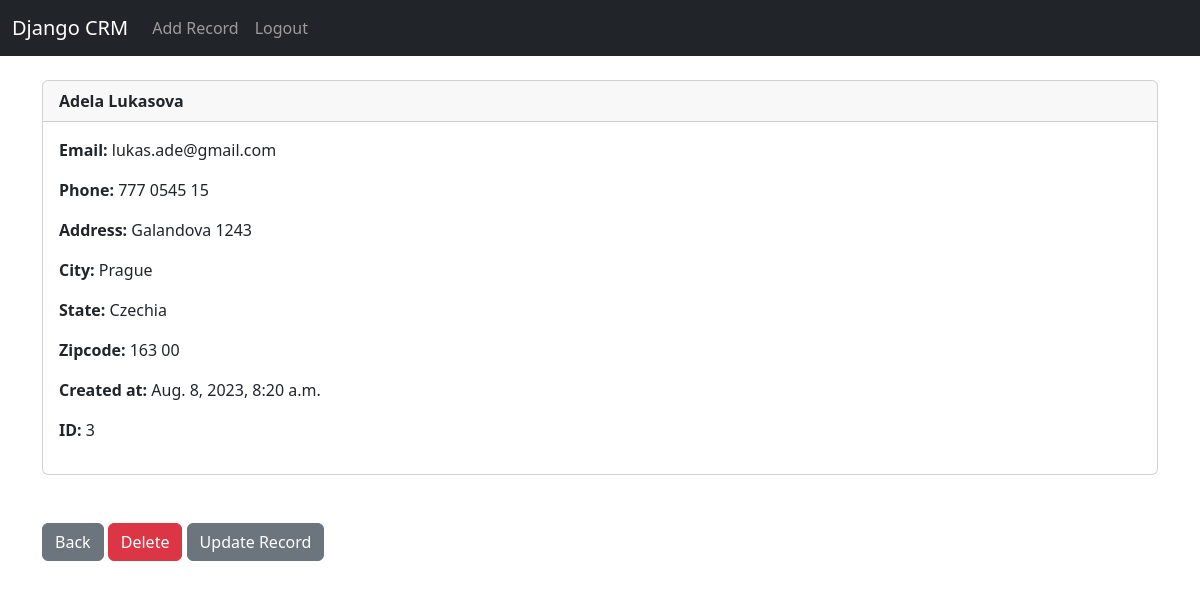
Screenshot of /record/3 (signed in) with the database file from the repository.
### website/models.py (models this page shows, shortened)
class Record(models.Model):
    create_at = models.DateTimeField(auto_now_add=True)
    first_name = models.CharField(max_length=50)
    last_name = models.CharField(max_length=50)
    email = models.CharField(max_length=100)
    phone = models.CharField(max_length=15)
    address = models.CharField(max_length=100)
    city = models.CharField(max_length=50)
    state = models.CharField(max_length=50)
    zipcode = models.CharField(max_length=20)

### website/views.py (the view)
# urls.py: path("record/<int:pk>", views.customer_record, name="record"),
def customer_record(request, pk):
    if request.user.is_authenticated:
        customer_record = Record.objects.get(id=pk)
        context = {"customer_record":customer_record}
        return render(request, "record.html", context)
    else:
        messages.success(request, "You Must Be Logged In To View That Page")
        return redirect ("home")

### website/templates/record.html (shortened to what this page needs)
{% extends "base.html" %}
{% block content %}
<div class="card">
    <div class="card-header">
        <strong>
        {{ customer_record.first_name }}
        {{ customer_record.last_name }}
        </strong>
    </div>
    <div class="card-body">
        <p class="card-text">
        <strong>Email: </strong>{{ customer_record.email }}</p>
        <p class="card-text">
        <strong>Phone: </strong>{{ customer_record.phone }}</p>
        <p class="card-text">
        <strong>Address: </strong>{{ customer_record.address }}</p>
        <p class="card-text">
        <strong>City: </strong>{{ customer_record.city }}</p>
        <p class="card-text">
        <strong>State: </strong>{{ customer_record.state }}</p>
        <p class="card-text">
        <strong>Zipcode: </strong>{{ customer_record.zipcode }}</p>
        <p class="card-text">
        <strong>Created at: </strong>{{ customer_record.create_at }}</p>
        <p class="card-text">
        <strong>ID: </strong> {{ customer_record.id }}</p>
    </div>
  </div>
  <br/><br/>
  <a href="{% url "home" %}" class="btn btn-secondary">Back</a>
  <a href="{% url "delete_record" customer_record.id %}" class="btn btn-danger">Delete</a>
  <a href="{% url "update_record" customer_record.id %}" class="btn btn-secondary">Update Record</a>
{% endblock %}

### rows the page displays
Record: first_name "Adela", last_name "Lukasova", email "lukas.ade@gmail.com", phone "777 0545 15", address "Galandova 1243", city "Prague", state "Czechia", zipcode "163 00", create_at "Aug. 8, 2023, 8:20 a.m.", id "3"
